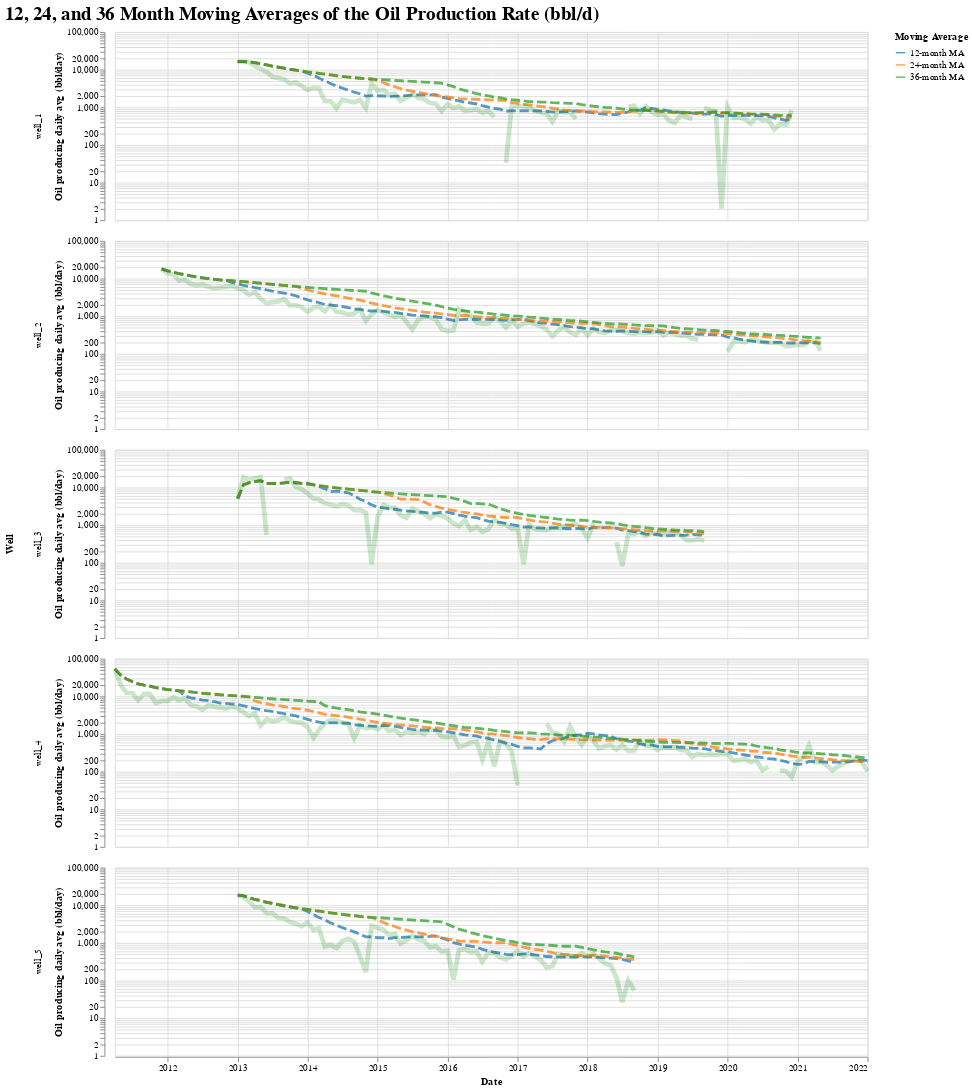

Notebook code for this chart:
### Markdown cell above
#### Oil Production Rate Moving Averages
- Visualizing the 12 month, 24, and 36 months oil production rate moving averages.

### Code cell
# Prepare the oil production data for moving-average smoothing, ignoring zero placeholders
ma_chart_df = df[['well_name', 'date', 'oil_producing_daily_avg (bbl/day)']].replace({0:np.nan})

# Define the moving-average windows and colors that will be layered together
window_specs = [
    (12, '12-month MA'),
    (24, '24-month MA'),
    (36, '36-month MA'),
]

window_colors = ['#1f77b4', '#ff7f0e', '#2ca02c']
color_scale = alt.Scale(
    domain=[label for _, label in window_specs],
    range=window_colors
)

# Build a reusable base chart shared by the raw line and each moving-average layer
base = alt.Chart(ma_chart_df).encode(
    alt.X('date:T').title('Date')
)

# Show the original series in light green for context
raw_line = base.mark_line(color='green', opacity=0.2, size=5).encode(
    alt.Y('oil_producing_daily_avg (bbl/day):Q').title('Oil producing daily avg (bbl/day)').scale(type='log')
)

# Create each moving-average line and collect it for layering
ma_layers = []
for window, label in window_specs:
    ma_layer = base.transform_window(
        rolling_mean='mean(oil_producing_daily_avg (bbl/day))',
        frame=[-(window - 1), 0],
        groupby=['well_name'],
        sort=[alt.SortField('date')]
    ).transform_calculate(
        window_label=f"'{label}'"
    ).mark_line(size=3, opacity=0.75, strokeDash=[10,4]).encode(
        y='rolling_mean:Q',
        color=alt.Color('window_label:N').scale(color_scale).title('Moving Average')
    ).properties(
        height = 200,
        width = 800,
    )
    ma_layers.append(ma_layer)

# Layer the raw series with every moving-average line and facet by well
layered_ma_chart = alt.layer(*ma_layers, raw_line).facet(
    row=alt.Row('well_name:N', title='Well')
).properties(
    title=alt.Title('12, 24, and 36 Month Moving Averages of the Oil Production Rate (bbl/d)', fontSize=20, anchor='start')
)

layered_ma_chart

### Figure 1 — Vega-Lite specification as saved in the notebook (floating-point values rounded to 4 significant figures; data arrays with more than 128 entries replaced by an {"elided": "..."} marker saying what was removed)
{"config": {"view": {"continuousWidth": 300, "continuousHeight": 300}}, "data": {"name": "data-46fed1e3df2c72c60c2a7ebb3a7ca275"}, "facet": {"row": {"field": "well_name", "title": "Well", "type": "nominal"}}, "spec": {"layer": [{"mark": {"type": "line", "opacity": 0.75, "size": 3, "strokeDash": [10, 4]}, "encoding": {"color": {"field": "window_label", "scale": {"domain": ["12-month MA", "24-month MA", "36-month MA"], "range": ["#1f77b4", "#ff7f0e", "#2ca02c"]}, "title": "Moving Average", "type": "nominal"}, "x": {"field": "date", "title": "Date", "type": "temporal"}, "y": {"field": "rolling_mean", "type": "quantitative"}}, "transform": [{"window": [{"op": "mean", "field": "oil_producing_daily_avg (bbl/day)", "as": "rolling_mean"}], "frame": [-11, 0], "groupby": ["well_name"], "sort": [{"field": "date"}]}, {"calculate": "'12-month MA'", "as": "window_label"}]}, {"mark": {"type": "line", "opacity": 0.75, "size": 3, "strokeDash": [10, 4]}, "encoding": {"color": {"field": "window_label", "scale": {"domain": ["12-month MA", "24-month MA", "36-month MA"], "range": ["#1f77b4", "#ff7f0e", "#2ca02c"]}, "title": "Moving Average", "type": "nominal"}, "x": {"field": "date", "title": "Date", "type": "temporal"}, "y": {"field": "rolling_mean", "type": "quantitative"}}, "transform": [{"window": [{"op": "mean", "field": "oil_producing_daily_avg (bbl/day)", "as": "rolling_mean"}], "frame": [-23, 0], "groupby": ["well_name"], "sort": [{"field": "date"}]}, {"calculate": "'24-month MA'", "as": "window_label"}]}, {"mark": {"type": "line", "opacity": 0.75, "size": 3, "strokeDash": [10, 4]}, "encoding": {"color": {"field": "window_label", "scale": {"domain": ["12-month MA", "24-month MA", "36-month MA"], "range": ["#1f77b4", "#ff7f0e", "#2ca02c"]}, "title": "Moving Average", "type": "nominal"}, "x": {"field": "date", "title": "Date", "type": "temporal"}, "y": {"field": "rolling_mean", "type": "quantitative"}}, "transform": [{"window": [{"op": "mean", "field": "oil_producing_daily_avg (bbl/day)", "as": "rolling_mean"}], "frame": [-35, 0], "groupby": ["well_name"], "sort": [{"field": "date"}]}, {"calculate": "'36-month MA'", "as": "window_label"}]}, {"mark": {"type": "line", "color": "green", "opacity": 0.2, "size": 5}, "encoding": {"x": {"field": "date", "title": "Date", "type": "temporal"}, "y": {"field": "oil_producing_daily_avg (bbl/day)", "scale": {"type": "log"}, "title": "Oil producing daily avg (bbl/day)", "type": "quantitative"}}}], "height": 200, "width": 800}, "title": {"text": "12, 24, and 36 Month Moving Averages of the Oil Production Rate (bbl/d)", "anchor": "start", "fontSize": 20}, "$schema": "https://vega.github.io/schema/vega-lite/v5.20.1.json", "datasets": {"data-46fed1e3df2c72c60c2a7ebb3a7ca275": {"elided": "490 records"}}}
